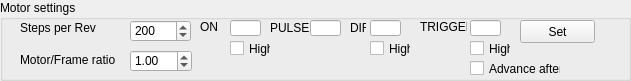
      <widget class="QGroupBox" name="motorSettingsGroupBox">
       <property name="geometry">
        <rect>
         <x>10</x>
         <y>630</y>
         <width>631</width>
         <height>81</height>
        </rect>
       </property>
       <property name="styleSheet">
        <string notr="true">QGroupBox#motorSettingsGroupBox { 
     border: 1px solid black; 
 } </string>
       </property>
       <property name="title">
        <string>Motor settings</string>
       </property>
       <widget class="QDoubleSpinBox" name="pulleyRatioBox">
        <property name="geometry">
         <rect>
          <x>130</x>
          <y>50</y>
          <width>62</width>
          <height>22</height>
         </rect>
        </property>
        <property name="minimum">
         <double>0.250000000000000</double>
        </property>
        <property name="maximum">
         <double>4.000000000000000</double>
        </property>
        <property name="singleStep">
         <double>0.250000000000000</double>
        </property>
        <property name="value">
         <double>1.000000000000000</double>
        </property>
       </widget>
       <widget class="QLabel" name="label_18">
        <property name="geometry">
         <rect>
          <x>20</x>
          <y>20</y>
          <width>81</width>
          <height>16</height>
         </rect>
        </property>
        <property name="text">
         <string>Steps per Rev</string>
        </property>
       </widget>
       <widget class="QSpinBox" name="stepsPerRevBox">
        <property name="geometry">
         <rect>
          <x>130</x>
          <y>20</y>
          <width>61</width>
          <height>22</height>
         </rect>
        </property>
        <property name="maximum">
         <number>12000</number>
        </property>
        <property name="singleStep">
         <number>200</number>
        </property>
        <property name="value">
         <number>200</number>
        </property>
       </widget>
       <widget class="QLabel" name="label_20">
        <property name="geometry">
         <rect>
          <x>20</x>
          <y>50</y>
          <width>111</width>
          <height>20</height>
         </rect>
        </property>
        <property name="text">
         <string>Motor/Frame ratio</string>
        </property>
       </widget>
       <widget class="QLabel" name="label_11">
        <property name="geometry">
         <rect>
          <x>200</x>
          <y>20</y>
          <width>47</width>
          <height>13</height>
         </rect>
        </property>
        <property name="text">
         <string>ON</string>
        </property>
       </widget>
       <widget class="QLineEdit" name="pulseEdit">
        <property name="geometry">
         <rect>
          <x>310</x>
          <y>20</y>
          <width>31</width>
          <height>16</height>
         </rect>
        </property>
       </widget>
       <widget class="QLineEdit" name="dirEdit">
        <property name="geometry">
         <rect>
          <x>370</x>
          <y>20</y>
          <width>31</width>
          <height>16</height>
         </rect>
        </property>
       </widget>
       <widget class="QLabel" name="label_13">
        <property name="geometry">
         <rect>
          <x>270</x>
          <y>20</y>
          <width>41</width>
          <height>16</height>
         </rect>
        </property>
        <property name="text">
         <string>PULSE</string>
        </property>
       </widget>
       <widget class="QLabel" name="label_19">
        <property name="geometry">
         <rect>
          <x>350</x>
          <y>20</y>
          <width>16</width>
          <height>16</height>
         </rect>
        </property>
        <property name="text">
         <string>DIR</string>
        </property>
       </widget>
       <widget class="QLabel" name="label_25">
        <property name="geometry">
         <rect>
          <x>420</x>
          <y>20</y>
          <width>47</width>
          <height>13</height>
         </rect>
        </property>
        <property name="text">
         <string>TRIGGER</string>
        </property>
       </widget>
       <widget class="QLineEdit" name="triggerEdit">
        <property name="geometry">
         <rect>
          <x>470</x>
          <y>20</y>
          <width>31</width>
          <height>16</height>
         </rect>
        </property>
       </widget>
       <widget class="QPushButton" name="setMotorButton">
        <property name="geometry">
         <rect>
          <x>520</x>
          <y>20</y>
          <width>75</width>
          <height>23</height>
         </rect>
        </property>
        <property name="text">
         <string>Set</string>
        </property>
       </widget>
       <widget class="QLineEdit" name="enaEdit">
        <property name="geometry">
         <rect>
          <x>230</x>
          <y>20</y>
          <width>31</width>
          <height>16</height>
         </rect>
        </property>
       </widget>
       <widget class="QCheckBox" name="enaLevelCheckBox">
        <property name="geometry">
         <rect>
          <x>230</x>
          <y>40</y>
          <width>41</width>
          <height>17</height>
         </rect>
        </property>
        <property name="text">
         <string>High</string>
        </property>
       </widget>
       <widget class="QCheckBox" name="dirLevelCheckBox">
        <property name="geometry">
         <rect>
          <x>370</x>
          <y>40</y>
          <width>41</width>
          <height>17</height>
         </rect>
        </property>
        <property name="text">
         <string>High</string>
        </property>
       </widget>
       <widget class="QCheckBox" name="triggerLevelCheckBox">
        <property name="geometry">
         <rect>
          <x>470</x>
          <y>40</y>
          <width>41</width>
          <height>17</height>
         </rect>
        </property>
        <property name="text">
         <string>High</string>
        </property>
       </widget>
       <widget class="QCheckBox" name="afterTriggerCheckBox">
        <property name="geometry">
         <rect>
          <x>470</x>
          <y>60</y>
          <width>91</width>
          <height>17</height>
         </rect>
        </property>
        <property name="text">
         <string>Advance after</string>
        </property>
       </widget>
      </widget>
